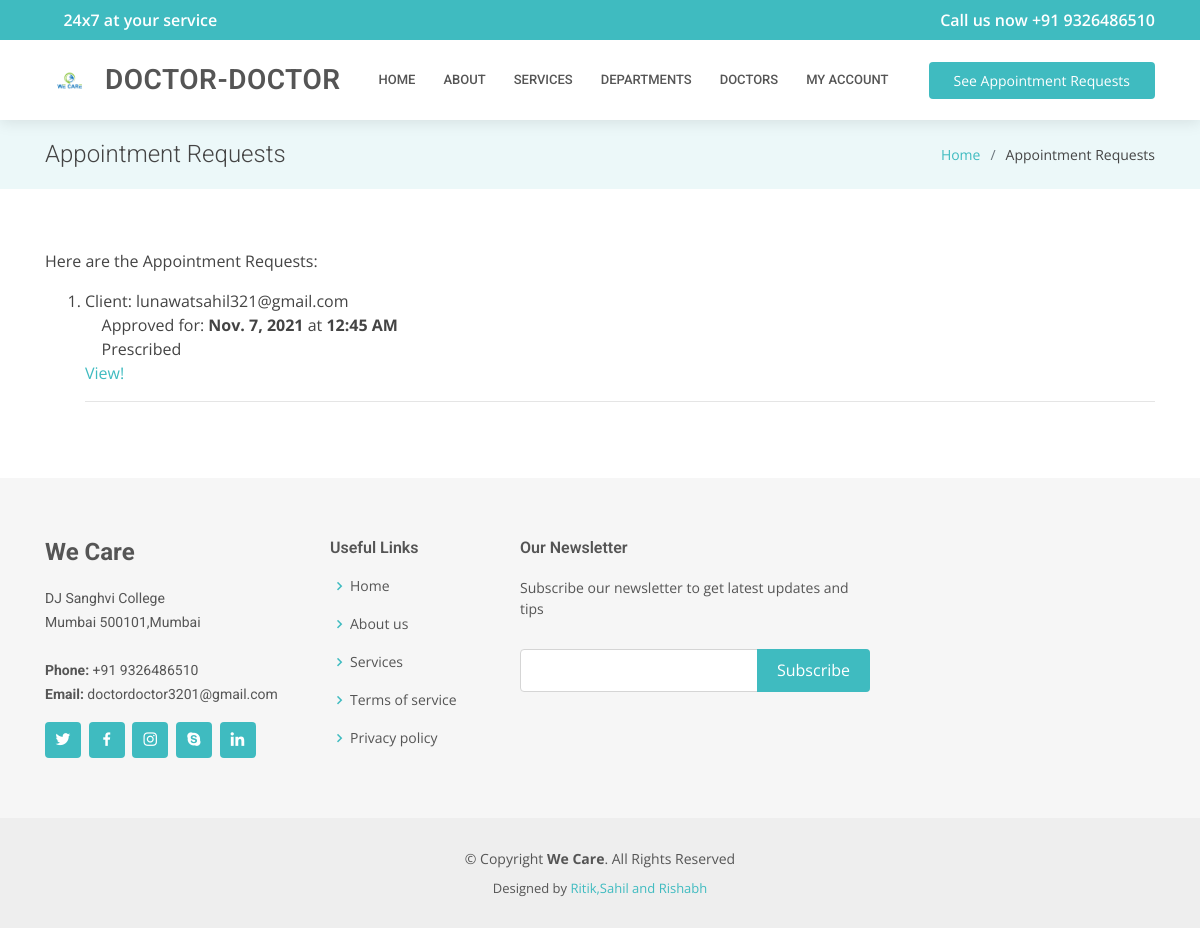
The app's page /doctor-portal/see-schedule/ (signed in) with its own data.
### accounts/models.py (models this page shows, shortened)
class Appointment(models.Model):
    id              = models.AutoField(primary_key=True)
    doctor          = models.ForeignKey(Doctor,related_name='appointment_doctor',on_delete=models.CASCADE)
    patient         = models.ForeignKey(Patient,related_name='appointment_patient',on_delete=models.CASCADE)
    day1            = models.DateField(blank=True, editable=True,null=True)
    day2            = models.DateField(blank=True, editable=True,null=True)
    day3            = models.DateField(blank=True, editable=True,null=True)
    message         = models.CharField(blank=True, null=True, max_length=512)
    approved_for    = models.CharField(blank=True, editable=True,null=True, max_length=10)
    approved_time   = models.CharField(blank=True, editable=True,null=True, max_length=10)
    prescription    = models.CharField(blank=True, editable=True,null=True, max_length=1000)
    class Meta:
        verbose_name = 'Appointment'

class CustomUser(AbstractUser):
    id              = models.AutoField(primary_key=True)
    username        = models.CharField(max_length=30,null=True,blank=True)
    fullname        = models.CharField(blank=True, null=True, max_length=255)##
    is_doctor       = models.BooleanField(default=False, blank=True, null=True)
    password        = models.CharField(max_length=255)
    email           = models.EmailField(max_length=254, unique=True)
    date_of_birth   = models.DateField(blank=True, editable=True,null=True)
    date_created    = models.DateField(auto_now=True, editable=False)
    is_active       = models.BooleanField(default=True)
    is_admin        = models.BooleanField(default=False)
    USERNAME_FIELD  = 'email'
    REQUIRED_FIELDS = []
    objects = CustomUserManager()
    def __str__(self):
        return str(self.email)

### accounts/views.py (the view)
# urls.py: url(r'^doctor-portal/see-schedule/$',views.see_schedule.as_view(),name='see_schedule'),
class see_schedule(PermissionRequiredMixin, ListView):
    permission_required = 'accounts.view_appointment'
    model = Appointment
    template_name = 'accounts/doctor_schedule.html'
    context_object_name = 'schedule'
    def get_queryset(self):
        queryset = super().get_queryset()
        queryset = Appointment.objects.filter(doctor=self.request.user)
        return queryset

### accounts/templatetags/profile_tags.py (called while the page is built)
@register.filter(name='has_group')
def has_group(user, group_name):
    return user.groups.filter(name=group_name).exists()

### accounts/templates/accounts/doctor_schedule.html (shortened to what this page needs)
{% extends "DoctorDoctor/base.html" %}
{% block title_page %}Appointment Requests{% endblock %}
{% block title_in_li %}Appointment Requests{% endblock %}
{% block inner_page %}
Here are the Appointment Requests:
<ol>
    {% for a in schedule %}
    <li>
        Client: {{a.patient}}<br>
        {% if a.approved_for == '1' %}
        <i class="icofont-tick-boxed"></i> Approved for: <strong>{{a.day1}}</strong> at <strong>{{a.approved_time}}</strong>
        {% elif a.approved_for == '2' %}
        <i class="icofont-tick-boxed"></i> Approved for: <strong>{{a.day2}}</strong> at <strong>{{a.approved_time}}</strong>
        {% elif a.approved_for == '3' %}
        <i class="icofont-tick-boxed"></i> Approved for: <strong>{{a.day3}}</strong> at <strong>{{a.approved_time}}</strong>
        {% else %}
        Day 1: {{a.day1}}<br>
        Day 2: {{a.day2}}<br>
        Day 3: {{a.day3}}<br>
        <i class="icofont-close-squared-alt"></i> Not yet approved!
        {% endif %}
        {% if a.prescription %}<br><i class="icofont-tick-boxed"></i> Prescribed {% endif %}
        <br><a href="{% url 'accounts:detail_appointment' pk=a.id %}">View!</a><hr>
    </li>
    {% empty %}
    Sorry, no appointments in this list.
    {% endfor %}
</ol>
{% endblock %}

### static/DoctorDoctor/assets/css/style.css (style rules this page uses)
body { font-family: "Open Sans", sans-serif; color: #444444; }
a { color: #3fbbc0; }

### records on screen
Appointment: patient "lunawatsahil321@gmail.com", day2 "Nov. 7, 2021", approved_time "12:45 AM", shows "Prescribed"
